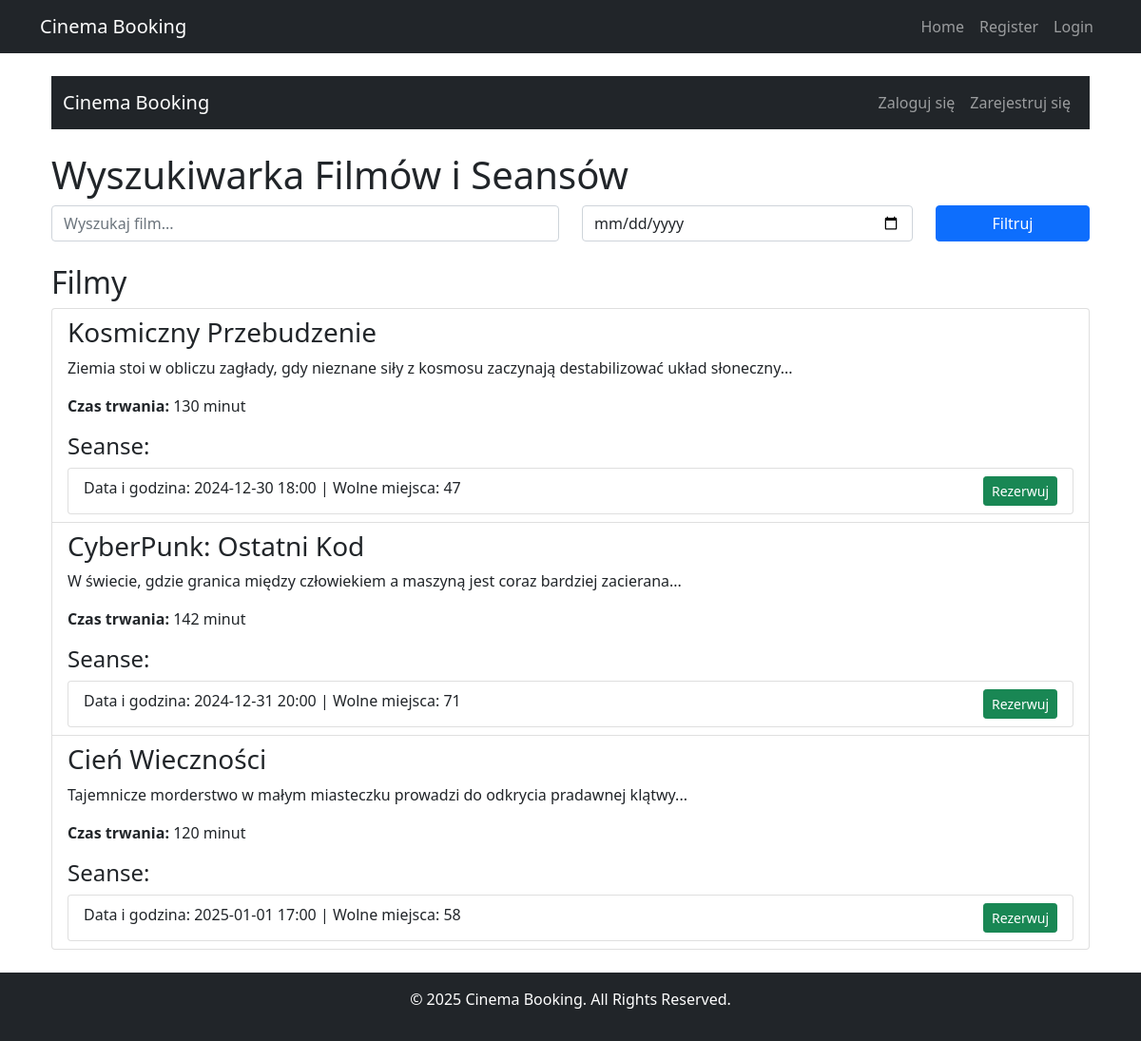
The page / on the database its author committed.
### management/models.py (models this page shows, shortened)
class Movie(models.Model):
    title = models.CharField(max_length=100)
    description = models.TextField()
    duration = models.PositiveIntegerField()  # To będzie w minutach

class Showtime(models.Model):
    movie = models.ForeignKey(Movie, on_delete=models.CASCADE)
    start_time = models.DateTimeField()
    available_seats = models.PositiveIntegerField()

### management/views.py (the view)
# urls.py: 2. Add a URL to urlpatterns:  path('', views.home, name='home')
def home(request):
    search_title = request.GET.get('title', '').strip()  # Usuń białe znaki
    search_date = request.GET.get('date', '').strip()
    movies = Movie.objects.all()
    showtimes = Showtime.objects.filter(start_time__gte=now())  # Pokazuj tylko przyszłe seanse
    if search_title:
        movies = movies.filter(title__icontains=search_title)  # Filtruj filmy po tytule
        showtimes = showtimes.filter(movie__title__icontains=search_title)
    if search_date:
        showtimes = showtimes.filter(start_time__date=search_date)  # Filtruj po dacie
    return render(request, 'management/home.html', {
        'movies': movies,
        'showtimes': showtimes,
    })

### management/templates/management/home.html (shortened to what this page needs)
{% extends 'management/base.html' %}
{% block content %}
<div class="container">
    <nav class="navbar navbar-expand-lg navbar-dark bg-dark mb-4">
        <div class="container">
            <a class="navbar-brand" href="/">Cinema Booking</a>
            <div class="collapse navbar-collapse" id="navbarNav">
                <ul class="navbar-nav ms-auto">
                    {% if user.is_authenticated %}
                        <li class="nav-item">
                            <a class="nav-link" href="{% url 'logout' %}">Wyloguj się</a>
                        </li>
                    {% else %}
                        <li class="nav-item">
                            <a class="nav-link" href="{% url 'login' %}">Zaloguj się</a>
                        </li>
                        <li class="nav-item">
                            <a class="nav-link" href="{% url 'register' %}">Zarejestruj się</a>
                        </li>
                    {% endif %}
                </ul>
            </div>
        </div>
    </nav>
    <h1>Wyszukiwarka Filmów i Seansów</h1>
    <form method="get" action="" class="mb-4">
        <div class="row">
            <div class="col-md-6">
                <input type="text" name="title" class="form-control" placeholder="Wyszukaj film..." value="{{ request.GET.title }}">
            </div>
            <div class="col-md-4">
                <input type="date" name="date" class="form-control" value="{{ request.GET.date }}">
            </div>
            <div class="col-md-2">
                <button type="submit" class="btn btn-primary w-100">Filtruj</button>
            </div>
        </div>
    </form>
    <h2>Filmy</h2>
    <ul class="list-group">
        {% for movie in movies %}
            <li class="list-group-item">
                <h3>{{ movie.title }}</h3>
                <p>{{ movie.description }}</p>
                <p><strong>Czas trwania:</strong> {{ movie.duration }} minut</p>
                <h4>Seanse:</h4>
                <ul class="list-group">
                    {% for showtime in movie.showtime_set.all %}
                        <li class="list-group-item">
                            Data i godzina: {{ showtime.start_time|date:"Y-m-d H:i" }} |
                            Wolne miejsca: {{ showtime.available_seats }}
                            <a href="{% url 'showtime_details' showtime.id %}" class="btn btn-success btn-sm float-end">Rezerwuj</a>
                        </li>
                    {% empty %}
                        <li class="list-group-item">Brak dostępnych seansów dla tego filmu.</li>
                    {% endfor %}
                </ul>
            </li>
        {% empty %}
            <li class="list-group-item">Brak filmów pasujących do kryteriów wyszukiwania.</li>
        {% endfor %}
    </ul>
</div>
{% endblock %}

### management/templates/management/base.html (shortened to what this page needs)
<!DOCTYPE html>
<html lang="pl">
<head>
    <link href="https://cdn.jsdelivr.net/npm/bootstrap@5.1.0/dist/css/bootstrap.min.css" rel="stylesheet">
</head>
<body>
    <nav class="navbar navbar-expand-lg navbar-dark bg-dark">
        <div class="container">
            <a class="navbar-brand" href="/">Cinema Booking</a>
            <div class="collapse navbar-collapse" id="navbarNav">
                <ul class="navbar-nav ms-auto">
                    <li class="nav-item">
                        <a class="nav-link" href="/">Home</a>
                    </li>
                    <li class="nav-item">
                        <a class="nav-link" href="/register/">Register</a>
                    </li>
                    <li class="nav-item">
                        <a class="nav-link" href="/login/">Login</a>
                    </li>
                </ul>
            </div>
        </div>
    </nav>
    <div class="container mt-4">
        {% block content %}
        {% endblock %}
    </div>
    <footer class="bg-dark text-white text-center p-3 mt-4">
        <p>&copy; 2025 Cinema Booking. All Rights Reserved.</p>
    </footer>
</body>
</html>

### rows shown on the page
Movie: title "Kosmiczny Przebudzenie", description "Ziemia stoi w obliczu zagłady, gdy nieznane siły z kosmosu zaczynają destabilizować układ słoneczny...", duration "130"
Showtime: start_time "2024-12-30 18:00", available_seats "47"
Movie: title "CyberPunk: Ostatni Kod", description "W świecie, gdzie granica między człowiekiem a maszyną jest coraz bardziej zacierana...", duration "142"
Showtime: start_time "2024-12-31 20:00", available_seats "71"
Movie: title "Cień Wieczności", description "Tajemnicze morderstwo w małym miasteczku prowadzi do odkrycia pradawnej klątwy...", duration "120"
Showtime: start_time "2025-01-01 17:00", available_seats "58"
